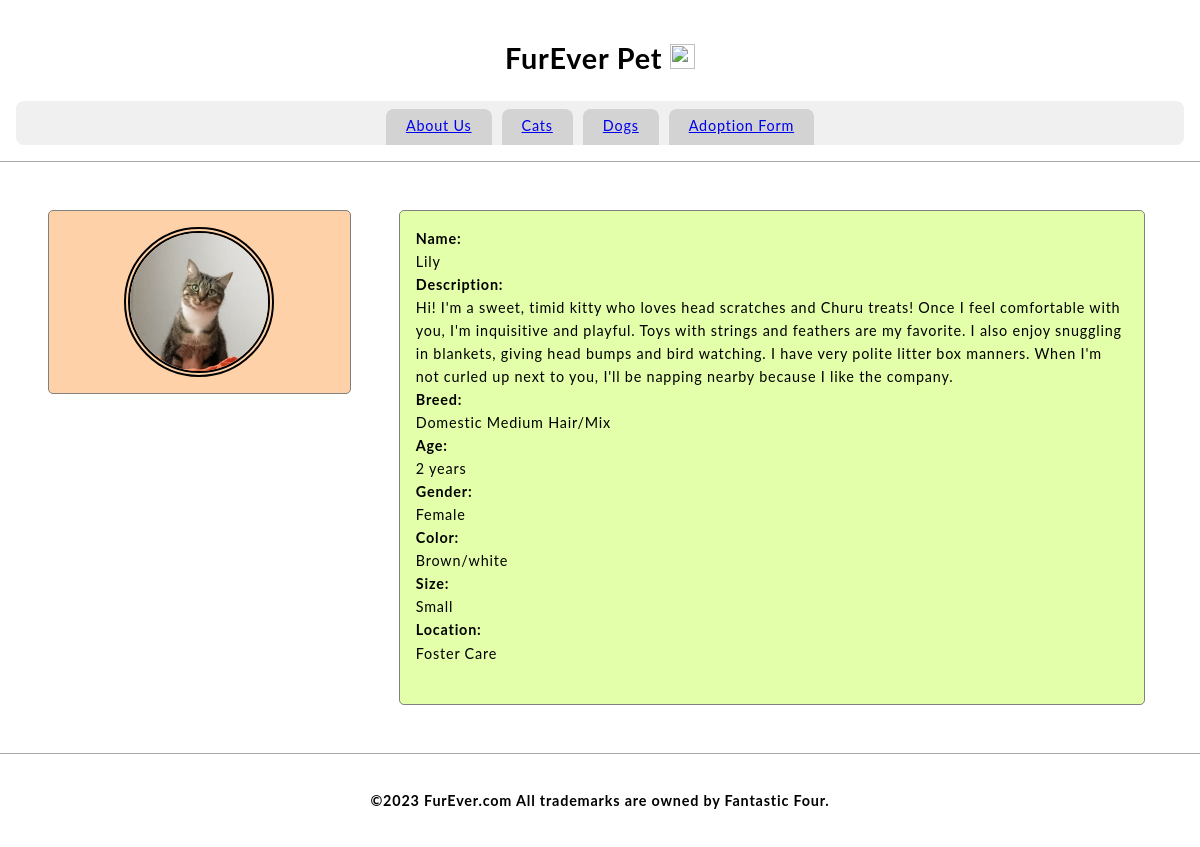
Page /cat_52106194 on the earlier database version.
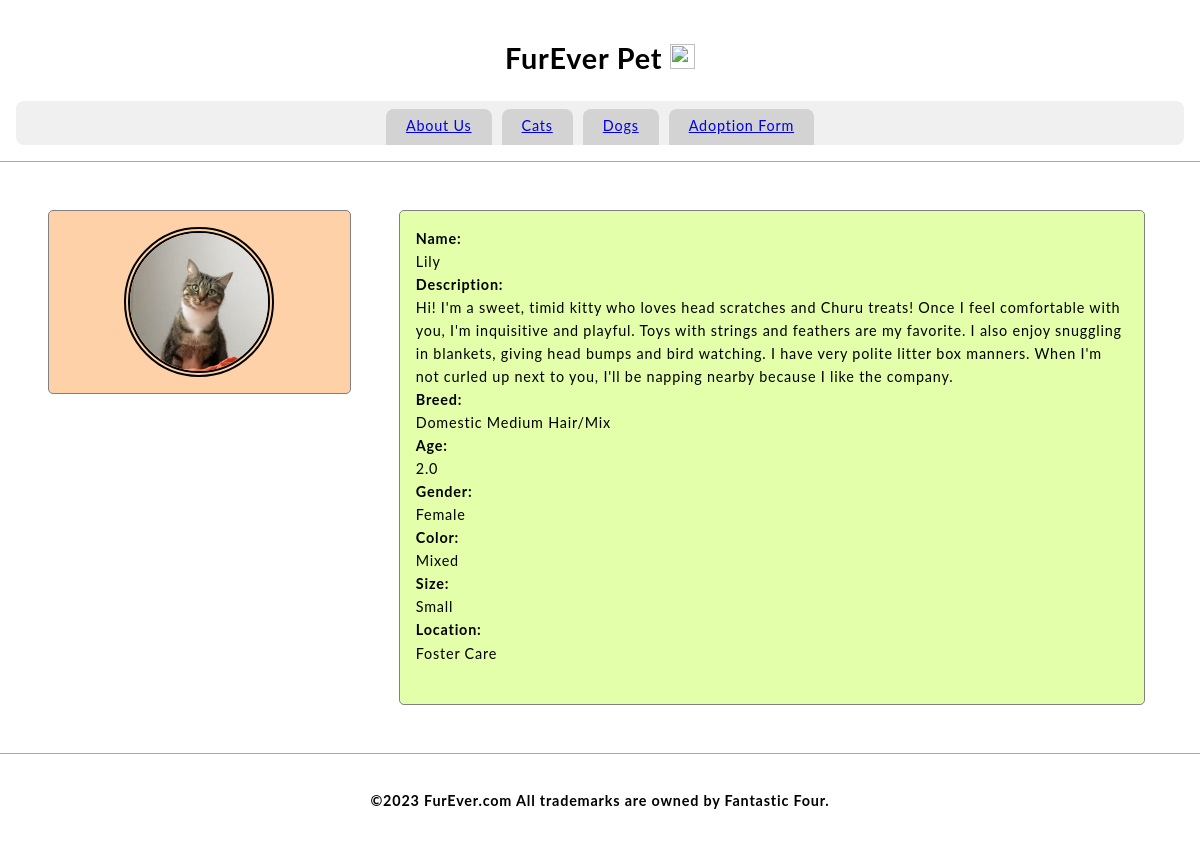
Same page on the later database version.
### tables this page shows
CREATE TABLE Cat(id int, name varchar(45), description varchar(1000), breed varchar(20), age float, gender varchar(10),color varchar(10),size varchar(10), location varchar(10), primary key (id));

### Furever.py (the view)
@app.route('/cat_52106194')
def cat_521():
    c.execute("SELECT name, description, breed, age, gender, color, size, location FROM Cat")
    myresult = c.fetchall()[3]
    name, description, breed, age, gender, color, size, location = myresult
    return render_template('cat_52106194.html',name=name, description=description, breed=breed, age=age, gender=gender, color=color,size=size, location=location)

### prefix.py (called while the page is built)
    def __call__(self, environ, start_response):
        return self.app(environ, start_response)

### templates/cat_52106194.html (shortened to what this page needs)
<!DOCTYPE>
<html>
    <head>
        <link href="static/style.css" type="text/css" rel="stylesheet"/>
    </head>
    <body>
        <header>
            <h1 class="title">FurEver Pet <img src="static/logo.png" width=25px height=25px/></h1>
            <nav>
                <a class="nav-anchor" href="aboutus">About Us</a>
                <a class="nav-anchor" href="cats">Cats</a>
                <a class="nav-anchor" href="dogs">Dogs</a>
                <a class="nav-anchor" href="adoptionform">Adoption Form</a>
            </nav>
        </header>
        <main>
            <aside>
                <div class="aside-div">
                    <img src="52106194.jpg"/ width= 150px height = 150px>
                </div>
            </aside>
            <section>
                <article class="article-div">
                    <b>Name:</b>
                    <br>
                    {{name}}
                    <br>
                    <b>Description:</b>
                    <br>
                    {{description}}
                    <br>
                    <b>Breed:</b>
                    <br>
                    {{breed}}
                    <br>
                    <b>Age:</b>
                    <br>
                    {{age}}
                    <br>
                    <b>Gender:</b>
                    <br>
                    {{gender}}
                    <br>
                    <b>Color:</b>
                    <br>
                    {{color}}
                    <br>
                    <b>Size:</b>
                    <br>
                    {{size}}
                    <br>
                    <b>Location:</b>
                    <br>
                    {{location}}
                    <br>
                    <br>
                </article>
            </section>
        </main>
        <footer>
            <h4 class="title">©2023 FurEver.com All trademarks are owned by Fantastic Four.</h4>
        </footer>
    </body>
</html>

Differences in the rows shown:
changed Cat "Lily": age "2 years" → "2.0"; color "Brown/white" → "Mixed"
